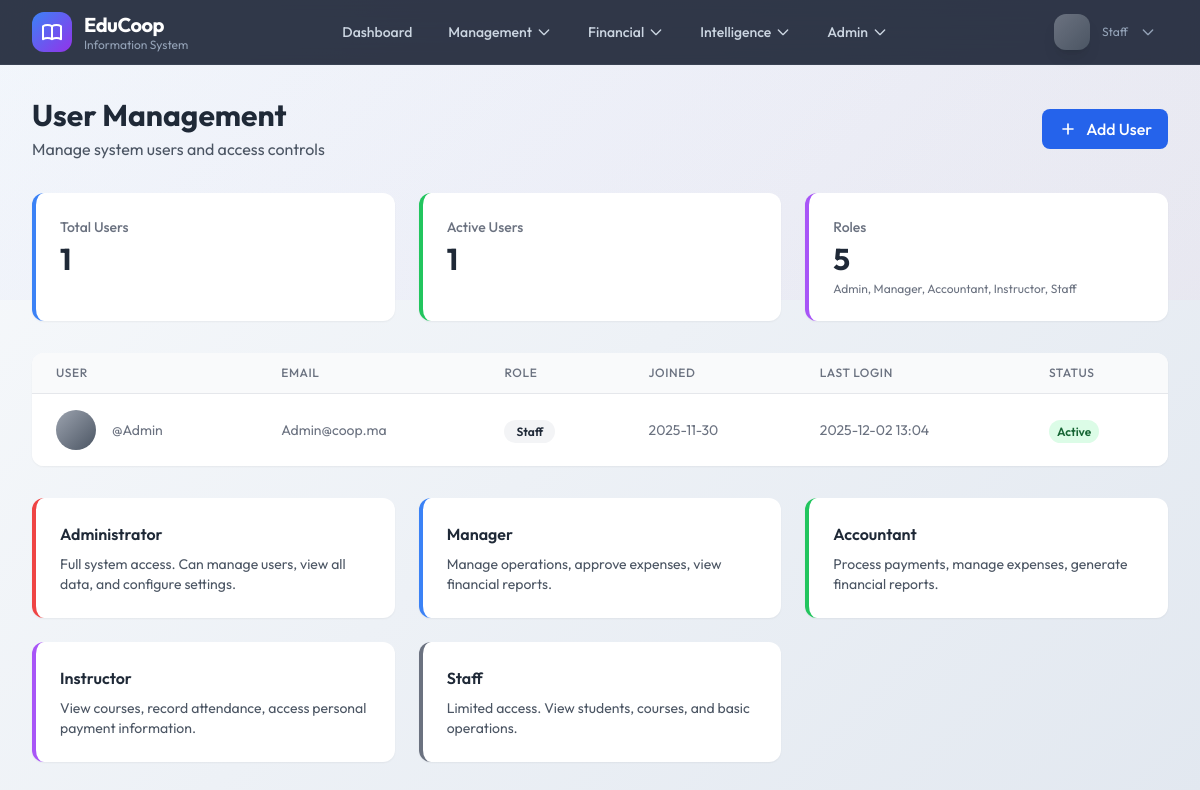
The app's page /users/ (signed in) with its own data.
### core/models.py (models this page shows, shortened)
class User(AbstractUser):
    ROLE_CHOICES = [
        ('admin', 'Administrator'),
        ('manager', 'Manager'),
        ('accountant', 'Accountant'),
        ('instructor', 'Instructor'),
        ('staff', 'Staff'),
    ]
    role = models.CharField(max_length=20, choices=ROLE_CHOICES, default='staff')
    phone = models.CharField(max_length=20, blank=True)
    instructor_profile = models.OneToOneField(
        'Instructor',
        on_delete=models.SET_NULL,
        null=True,
        blank=True,
        related_name='user_account'
    )
    created_at = models.DateTimeField(auto_now_add=True)
    updated_at = models.DateTimeField(auto_now=True)
    @property
    def is_admin(self):
        return self.role == 'admin' or self.is_superuser
    @property
    def is_manager(self):
        return self.role in ['admin', 'manager'] or self.is_superuser
    @property
    def can_view_financials(self):
        return self.role in ['admin', 'manager', 'accountant'] or self.is_superuser
    class Meta:
        ordering = ['-date_joined']

### core/views.py (the view)
@admin_required
def user_management(request):
    users = User.objects.all().order_by('-date_joined')
    context = {
        'users': users,
        'total_users': users.count(),
        'active_users': users.filter(is_active=True).count(),
    }
    return render(request, 'core/user_management.html', context)

### templates/core/user_management.html (shortened to what this page needs)
{% extends 'base.html' %}
{% block content %}
<div class="flex items-center justify-between mb-8">
    <div>
        <h1 class="text-3xl font-bold text-gray-800">User Management</h1>
        <p class="text-gray-600 mt-1">Manage system users and access controls</p>
    </div>
    <a href="{% url 'core:create_user' %}" class="bg-blue-600 hover:bg-blue-700 text-white px-4 py-2 rounded-lg font-medium transition-colors flex items-center">
        <svg class="w-5 h-5 mr-2" fill="none" stroke="currentColor" viewBox="0 0 24 24">
            <path stroke-linecap="round" stroke-linejoin="round" stroke-width="2" d="M12 6v6m0 0v6m0-6h6m-6 0H6"></path>
        </svg>
        Add User
    </a>
</div>
<div class="grid grid-cols-1 md:grid-cols-3 gap-6 mb-8">
    <div class="bg-white rounded-xl shadow-sm p-6 border-l-4 border-blue-500">
        <p class="text-sm font-medium text-gray-500">Total Users</p>
        <p class="text-3xl font-bold text-gray-800 mt-1">{{ total_users }}</p>
    </div>
    <div class="bg-white rounded-xl shadow-sm p-6 border-l-4 border-green-500">
        <p class="text-sm font-medium text-gray-500">Active Users</p>
        <p class="text-3xl font-bold text-gray-800 mt-1">{{ active_users }}</p>
    </div>
    <div class="bg-white rounded-xl shadow-sm p-6 border-l-4 border-purple-500">
        <p class="text-sm font-medium text-gray-500">Roles</p>
        <p class="text-3xl font-bold text-gray-800 mt-1">5</p>
        <p class="text-xs text-gray-500 mt-1">Admin, Manager, Accountant, Instructor, Staff</p>
    </div>
</div>
<div class="bg-white rounded-xl shadow-sm overflow-hidden">
    <table class="min-w-full divide-y divide-gray-200">
        <thead class="bg-gray-50">
            <tr>
                <th class="px-6 py-3 text-left text-xs font-medium text-gray-500 uppercase tracking-wider">User</th>
                <th class="px-6 py-3 text-left text-xs font-medium text-gray-500 uppercase tracking-wider">Email</th>
                <th class="px-6 py-3 text-left text-xs font-medium text-gray-500 uppercase tracking-wider">Role</th>
                <th class="px-6 py-3 text-left text-xs font-medium text-gray-500 uppercase tracking-wider">Joined</th>
                <th class="px-6 py-3 text-left text-xs font-medium text-gray-500 uppercase tracking-wider">Last Login</th>
                <th class="px-6 py-3 text-left text-xs font-medium text-gray-500 uppercase tracking-wider">Status</th>
            </tr>
        </thead>
        <tbody class="bg-white divide-y divide-gray-200">
            {% for user_obj in users %}
            <tr class="hover:bg-gray-50">
                <td class="px-6 py-4 whitespace-nowrap">
                    <div class="flex items-center">
                        <div class="flex-shrink-0 h-10 w-10 bg-gradient-to-br
                            {% if user_obj.role == 'admin' %}from-red-400 to-red-600
                            {% elif user_obj.role == 'manager' %}from-blue-400 to-blue-600
                            {% elif user_obj.role == 'accountant' %}from-green-400 to-green-600
                            {% elif user_obj.role == 'instructor' %}from-purple-400 to-purple-600
                            {% else %}from-gray-400 to-gray-600{% endif %}
                            rounded-full flex items-center justify-center">
                        </div>
                        <div class="ml-4">
                            <div class="text-sm text-gray-500">@{{ user_obj.username }}</div>
                        </div>
                    </div>
                </td>
                <td class="px-6 py-4 whitespace-nowrap text-sm text-gray-500">
                    {{ user_obj.email }}
                </td>
                <td class="px-6 py-4 whitespace-nowrap">
                    <span class="px-3 py-1 text-xs font-semibold rounded-full
                        {% if user_obj.role == 'admin' %}bg-red-100 text-red-800
                        {% elif user_obj.role == 'manager' %}bg-blue-100 text-blue-800
                        {% elif user_obj.role == 'accountant' %}bg-green-100 text-green-800
                        {% elif user_obj.role == 'instructor' %}bg-purple-100 text-purple-800
                        {% else %}bg-gray-100 text-gray-800{% endif %}">
                        {{ user_obj.get_role_display }}
                    </span>
                </td>
                <td class="px-6 py-4 whitespace-nowrap text-sm text-gray-500">
                    {{ user_obj.date_joined|date:"Y-m-d" }}
                </td>
                <td class="px-6 py-4 whitespace-nowrap text-sm text-gray-500">
                    {% if user_obj.last_login %}
                    {{ user_obj.last_login|date:"Y-m-d H:i" }}
                    {% else %}
                    Never
                    {% endif %}
                </td>
                <td class="px-6 py-4 whitespace-nowrap">
                    {% if user_obj.is_active %}
                    <span class="px-2 py-1 text-xs font-semibold rounded-full bg-green-100 text-green-800">Active</span>
                    {% else %}
                    <span class="px-2 py-1 text-xs font-semibold rounded-full bg-red-100 text-red-800">Inactive</span>
                    {% endif %}
                </td>
            </tr>
            {% empty %}
            <tr>
                <td colspan="6" class="px-6 py-8 text-center text-gray-500">
                    No users found
                </td>
            </tr>
            {% endfor %}
        </tbody>
    </table>
</div>
<div class="mt-8 grid grid-cols-1 md:grid-cols-2 lg:grid-cols-3 gap-6">
    <div class="bg-white rounded-xl shadow-sm p-6 border-l-4 border-red-500">
        <h3 class="font-semibold text-gray-800 mb-2">Administrator</h3>
        <p class="text-sm text-gray-600">Full system access. Can manage users, view all data, and configure settings.</p>
    </div>
    <div class="bg-white rounded-xl shadow-sm p-6 border-l-4 border-blue-500">
        <h3 class="font-semibold text-gray-800 mb-2">Manager</h3>
        <p class="text-sm text-gray-600">Manage operations, approve expenses, view financial reports.</p>
    </div>
    <div class="bg-white rounded-xl shadow-sm p-6 border-l-4 border-green-500">
        <h3 class="font-semibold text-gray-800 mb-2">Accountant</h3>
        <p class="text-sm text-gray-600">Process payments, manage expenses, generate financial reports.</p>
    </div>
    <div class="bg-white rounded-xl shadow-sm p-6 border-l-4 border-purple-500">
        <h3 class="font-semibold text-gray-800 mb-2">Instructor</h3>
        <p class="text-sm text-gray-600">View courses, record attendance, access personal payment information.</p>
    </div>
    <div class="bg-white rounded-xl shadow-sm p-6 border-l-4 border-gray-500">
        <h3 class="font-semibold text-gray-800 mb-2">Staff</h3>
        <p class="text-sm text-gray-600">Limited access. View students, courses, and basic operations.</p>
    </div>
</div>
{% endblock %}

### templates/base.html (shortened to what this page needs)
<!DOCTYPE html>
<html lang="en">
<head>
    <script src="https://cdn.tailwindcss.com"></script>
</head>
<body class="gradient-bg min-h-screen">
    <nav class="glass-nav sticky top-0 z-50" x-data="{ open: false,
        managementOpen: false,
        financialOpen: false,
        intelligenceOpen: false,
        adminOpen: false,
        userMenuOpen: false }">
        <div class="max-w-7xl mx-auto px-4 sm:px-6 lg:px-8">
            <div class="flex justify-between h-16">
                <div class="flex items-center">
                    <a href="{% url 'core:dashboard' %}" class="flex items-center space-x-3 group">
                        <div class="w-10 h-10 bg-gradient-to-br from-blue-500 to-purple-600 rounded-xl flex items-center justify-center transform group-hover:rotate-12 transition-transform duration-300">
                        </div>
                        <div class="hidden lg:block">
                            <h1 class="text-xl font-bold text-white tracking-tight">EduCoop</h1>
                            <p class="text-xs text-slate-400 -mt-0.5">Information System</p>
                        </div>
                    </a>
                </div>
                <div class="hidden md:flex md:items-center md:space-x-1">
                    <a href="{% url 'core:dashboard' %}" class="nav-item px-4 py-2 text-sm font-medium text-slate-300 hover:text-white rounded-lg hover:bg-white/5">
                        Dashboard
                    </a>
                    {% if user_can_manage_students or user_can_manage_courses %}
                    <div class="relative" @mouseenter="managementOpen = true" @mouseleave="managementOpen = false">
                        <button class="nav-item px-4 py-2 text-sm font-medium text-slate-300 hover:text-white rounded-lg hover:bg-white/5 flex items-center">
                            Management
                            <svg class="ml-1 w-4 h-4 transition-transform" :class="{'rotate-180': managementOpen}" fill="none" stroke="currentColor" viewBox="0 0 24 24">
                                <path stroke-linecap="round" stroke-linejoin="round" stroke-width="2" d="M19 9l-7 7-7-7"></path>
                            </svg>
                        </button>
                    </div>
                    {% endif %}
                    {% if user_can_view_payments %}
                    <div class="relative" @mouseenter="financialOpen = true" @mouseleave="financialOpen = false">
                        <button class="nav-item px-4 py-2 text-sm font-medium text-slate-300 hover:text-white rounded-lg hover:bg-white/5 flex items-center">
                            Financial
                            <svg class="ml-1 w-4 h-4 transition-transform" :class="{'rotate-180': financialOpen}" fill="none" stroke="currentColor" viewBox="0 0 24 24">
                                <path stroke-linecap="round" stroke-linejoin="round" stroke-width="2" d="M19 9l-7 7-7-7"></path>
                            </svg>
                        </button>
                    </div>
                    {% endif %}
                    {% if user_is_manager %}
                    <div class="relative" @mouseenter="intelligenceOpen = true" @mouseleave="intelligenceOpen = false">
                        <button class="nav-item px-4 py-2 text-sm font-medium text-slate-300 hover:text-white rounded-lg hover:bg-white/5 flex items-center">
                            Intelligence
                            <svg class="ml-1 w-4 h-4 transition-transform" :class="{'rotate-180': intelligenceOpen}" fill="none" stroke="currentColor" viewBox="0 0 24 24">
                                <path stroke-linecap="round" stroke-linejoin="round" stroke-width="2" d="M19 9l-7 7-7-7"></path>
                            </svg>
                        </button>
                    </div>
                    {% endif %}
                    {% if user_is_admin %}
                    <div class="relative" @mouseenter="adminOpen = true" @mouseleave="adminOpen = false">
                        <button class="nav-item px-4 py-2 text-sm font-medium text-slate-300 hover:text-white rounded-lg hover:bg-white/5 flex items-center">
                            Admin
                            <svg class="ml-1 w-4 h-4 transition-transform" :class="{'rotate-180': adminOpen}" fill="none" stroke="currentColor" viewBox="0 0 24 24">
                                <path stroke-linecap="round" stroke-linejoin="round" stroke-width="2" d="M19 9l-7 7-7-7"></path>
                            </svg>
                        </button>
                    </div>
                    {% endif %}
                </div>
                <div class="flex items-center space-x-4">
                    <div class="relative" @click.outside="userMenuOpen = false">
                        <button @click="userMenuOpen = !userMenuOpen" class="flex items-center space-x-3 px-3 py-2 rounded-xl hover:bg-white/10 transition-colors">
                            <div class="w-9 h-9 rounded-xl role-badge flex items-center justify-center text-sm font-semibold
                                {% if user.role == 'admin' %}bg-gradient-to-br from-red-500 to-red-600
                                {% elif user.role == 'manager' %}bg-gradient-to-br from-blue-500 to-blue-600
                                {% elif user.role == 'accountant' %}bg-gradient-to-br from-green-500 to-green-600
                                {% elif user.role == 'instructor' %}bg-gradient-to-br from-purple-500 to-purple-600
                                {% else %}bg-gradient-to-br from-gray-500 to-gray-600{% endif %} text-white shadow-lg">
                            </div>
                            <div class="hidden lg:block text-left">
                                <p class="text-xs text-slate-400">{{ user.get_role_display }}</p>
                            </div>
                            <svg class="w-4 h-4 text-slate-400 transition-transform" :class="{'rotate-180': userMenuOpen}" fill="none" stroke="currentColor" viewBox="0 0 24 24">
                                <path stroke-linecap="round" stroke-linejoin="round" stroke-width="2" d="M19 9l-7 7-7-7"></path>
                            </svg>
                        </button>
                    </div>
                </div>
            </div>
        </div>
    </nav>
    <main class="content-wrapper max-w-7xl mx-auto px-4 sm:px-6 lg:px-8 py-8">
        {% block content %}{% endblock %}
    </main>
</body>
</html>

### records on screen
User: role "Staff", username "Admin", email "Admin@coop.ma", date_joined "2025-11-30", last_login "2025-12-02 13:04", is_active "Active"

### other values on screen
{{ total_users }} "1"
{{ active_users }} "1"
